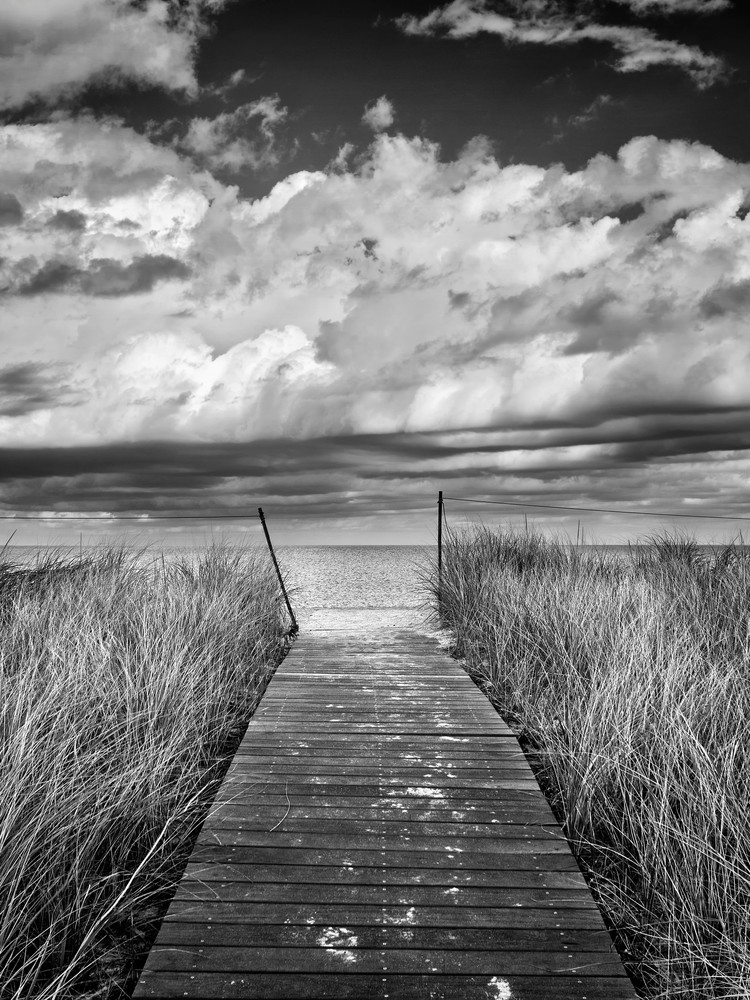
%> input picture exercises/homework3/3.1/beach.jpg, 750 x 1000 px
$ octave pca_exercise_mc_arita.m   (GNU Octave 9; MATLAB toolbox functions it lacks are replaced by stand-ins)
%> lines starting %> are read from the running program, lines starting %| are printed output that depends on the picture
clc;
clear all;
close all;
%% Import image
fig_title = {'beach.jpg'};
I_dim = 1000;
size_patch = 10;
S_dim = I_dim/size_patch;

for figure_t = 1:1:size(fig_title,1)
    I = imread(string(fig_title(figure_t)));
%> I is the input picture: size 1000x750x3 uint8; mean R, G, B 118.6, 118.6, 118.6

    % if color image convert it to greyscale
    if size(I,3)== 3
        I = rgb2gray(I);
%> I: size 1000x750 uint8
    end
    % make sure that all the pic have same size
    I = imresize(I,[I_dim I_dim]) ;
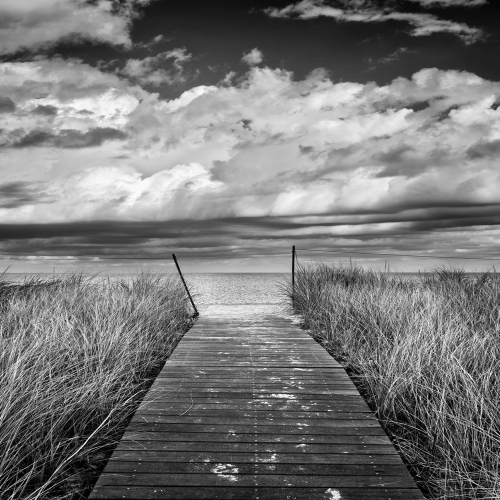
%> I: size 1000x1000 uint8 (shown at 1/2 size); min 0, max 255, mean 118.6

    % S transformed matrix,
    % each row is a 10x10 patch converted into 1x100 vector
    S = [];
    k = 1;
    for i = 1:10:size(I,1)
        for j = 1:10:size(I,2)
            S(k,:) = reshape(double(I(i:i+size_patch-1,j:j+size_patch-1)),1,100 );
            k = k+1;
        end
    end
%> after the loop, k = 10001

    % Principal Components
    [X,W,latent,tsquared, explained, mu] = pca(S);
%> latent = 100 values, max 309440.5 at index 1, min 9.51 at index 100, mean 3765.8; explained = 100 values, max 82.17 at index 1, min 0.00252 at index 100, mean 1; mu = 100 values, max 119.7 at index 33, min 117.6 at index 69, mean 118.6

    % check how many eigenvalues are needed to have 95% variance
    i = 0;
    sum_variance = 0;
    var_threshold = sum(latent)*0.95;
%> var_threshold = 357746.7
    while sum_variance <= var_threshold
       i = i+1;
       sum_variance = sum_variance + latent(i)
    end
%> this loop made 21 passes
%> sum_variance on passes 1 to 12: 309440.5, 320606.7, 326404.5, 330581.7, 333801.7, 336569, 338994.4, 341294.1, 343115.1, 344900.8, 346492, 348006.5

    %sum(latent(1:21))/sum(latent)
    %sum(explained(1:21))/sum(explained)

    % reconstruction of S, except for the scaling, in the pc-space
    n_pca = [100,i,6];
%> n_pca = [100 21 6]
    plot_n = 1;
    for c = 1: length(n_pca)
        c;
        I_pca = W(:,1:n_pca(c))*X(:,1:n_pca(c))';
        I_project = [];
        i = 1; % iterate of the I_pca matrix row

        for j = 1:size_patch:I_dim
            for k = 1:size_patch:I_dim
                I_project(j:j+size_patch-1,k:k+size_patch-1) =  reshape(I_pca(i,:), size_patch,size_patch) ;
                i = i+1;
            end
        end

        %I_project = uint8(I_project); #?
        %I_project = uint16(I_project);

        % PLOTS
        % plot original picture and PC reconstructed without scaling
        fig_idx = 1;
        plot_n = 1 +(c-1);
        figure(plot_n)
        subplot(1,2,fig_idx), imshow(I)
        title('original')

        fig_idx = fig_idx + 1;
        subplot(1,2,fig_idx), imagesc(I_project)
        title('pca scene- imagesc')

        sgtitle(['Reconstruction of Image with',num2str(n_pca(c)),' principal components'])
        imwrite(I_project,sprintf('%d.jpg',plot_n))% save a dedicated .jpg file

        %increment plot_n of one and re-set fig_idx
        plot_n =plot_n + 1 +(c-1);
        fig_idx = 1;

        %plot original and PC reconstructed with scaling
        figure(plot_n)
        subplot(1,2,fig_idx), imshow(I_project,[])
        title(['scaled ',num2str(n_pca(c)),' pca (95% variance)'])
        %sgtitle(string(fig_title(figure_t)))
        imwrite(I_project,sprintf('%d.jpg',plot_n))

        fig_idx = fig_idx + 1;
        subplot(1,2,fig_idx), imshow(I_project)
        title(['not scaled ',num2str(n_pca(c)),'pca (95% variance)'])

    end
%> this loop made 3 passes
%> plot_n on passes 1 to 3: 2, 4, 6
%> pass 1, `imwrite(I_project,sprintf('%d.jpg',plot_n))`:
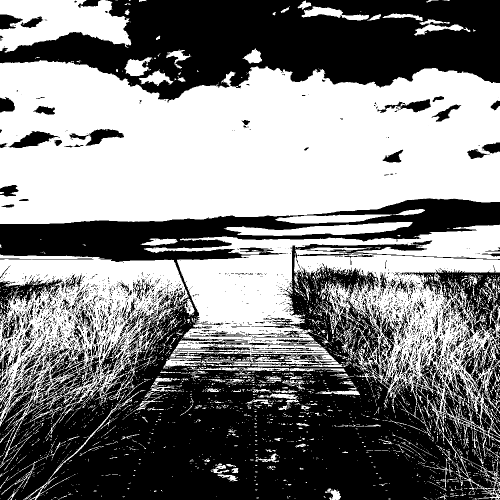
%> saved as 1.jpg: size 1000x1000 uint8 (shown at 1/2 size); min 0, max 255, mean 127.5
%> after the loop:
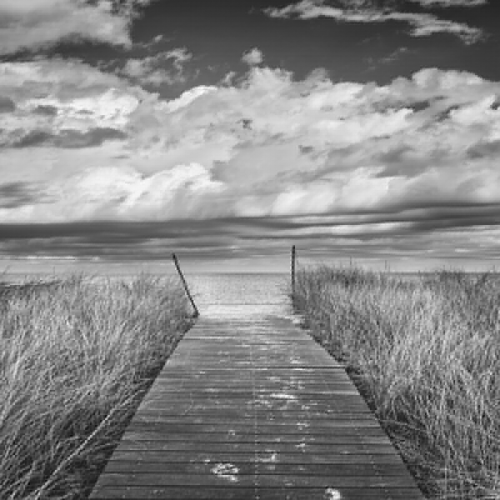
%> I_project: size 1000x1000 double (shown at 1/2 size); min -157.7, max 143.5, mean 0; drawn with min black and max white
    %I_project = uint16(I_project);
    %imwrite(I_project,'mod.jpg')
%------------------------------------------------------------------
%n = 100pc
    plot_n =plot_n + 1;
%> plot_n = 7
    figure(plot_n)

    fig_idx = 1;
    subplot(2,1,fig_idx)
    n = 100;
    x = [1:n]; y = explained(1:n);
%> after `y = explained(1:n)`: y has the same summary as explained
    ylabel('Var %')
    bar(x,y)
    title(['% Variance over',num2str(n),' principal components'])
    grid on

    fig_idx = fig_idx + 1;
    subplot(2,1,fig_idx)
    n = 100;
    x = [1:n]; y = latent(1:n);
%> after `y = latent(1:n)`: y has the same summary as latent
    ylabel('Var')
    bar(x,y)
    title(['% Variance over',num2str(n),' principal components'])
    grid on

    sgtitle(string(fig_title(figure_t)))
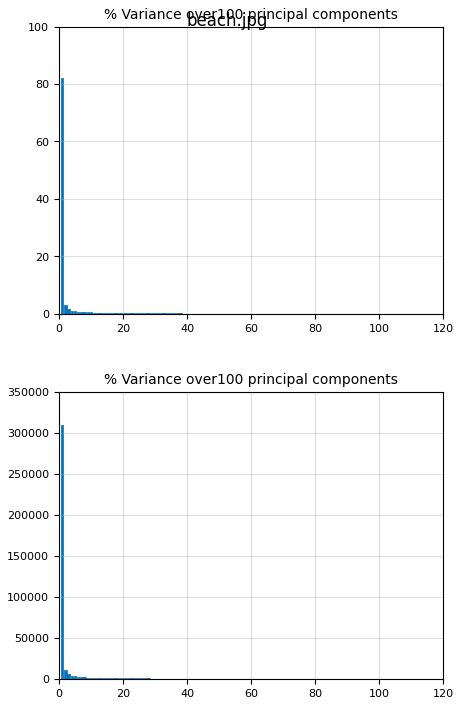
%> figure redrawn from the program's plot data, 2 panels; panel 1: tallest bar 82.17 high, from x = 0.6 to 1.4; panel 2: tallest bar 309440.5 high, from x = 0.6 to 1.4
 %--------------------------------------------------------
 % n= 21pc
    plot_n =plot_n + 1;
%> plot_n = 8
    figure(plot_n)
    fig_idx = 1;
    subplot(2,1,fig_idx)
    n = 21;
    x = [1:n]; y = explained(1:n);
%> after `y = explained(1:n)`: y = 21 values, max 82.17 at index 1, min 0.224 at index 21, mean 4.53
    bar(x,y)
    title(['Variance over ',num2str(n),' principal components'])
    ylabel('Var %')
    for i1=1:numel(y)
        text(x(i1),y(i1),num2str(y(i1),'%0.2f'),...
               'HorizontalAlignment','center',...
               'VerticalAlignment','bottom')
    end
%> this loop made 21 passes
    grid on


    fig_idx = fig_idx + 1;
    subplot(2,1,fig_idx)
    a = cumsum(latent)/sum(latent);
%> a = 100 values from 0.822 to 1
    b = cumsum(explained);
%> b = 100 values from 82.17 to 100
    x = [1:21]; y = b(1:21);
%> after `y = b(1:21)`: y = 21 values from 82.17 to 95.09
    bar(x,y)
    title(['Cumulative variance over ',num2str(n),' principal components'])
    xlabel('First 21 PCs')
    ylabel('Var %')
    for i1=1:numel(y)
    text(x(i1),y(i1),num2str(y(i1),'%0.2f'),...
               'HorizontalAlignment','center',...
               'VerticalAlignment','bottom')
    end
    sgtitle(string(fig_title(figure_t)))
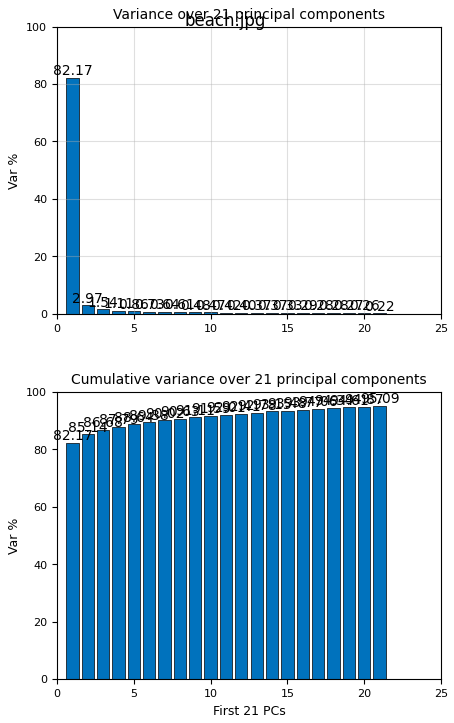
%> figure redrawn from the program's plot data, 2 panels; panel 1: tallest bar 82.17 high, from x = 0.6 to 1.4; panel 2: tallest bar 95.09 high, from x = 20.6 to 21.4
%-----------------------------------------------------------------
%n =6pc
    plot_n =plot_n + 1;
%> plot_n = 9
    figure(plot_n)
    fig_idx = 1;
    subplot(2,1,fig_idx)
    n = 6;
    x = [1:n]; y = explained(1:n);
%> after `y = explained(1:n)`: y = [82.17; 2.97; 1.54; 1.11; 0.855; 0.735]
    bar(x,y)

    title(['Variance over ',num2str(n),' principal components'])
    ylabel('Var %')
    name = {'pc1';'pc2';'pc3';'pc4';'pc5';'pc6'};
    set(gca,'xticklabel',name)
    for i1=1:numel(y)
        text(x(i1),y(i1),num2str(y(i1),'%0.2f'),...
               'HorizontalAlignment','center',...
               'VerticalAlignment','bottom')
    end
%> this loop made 6 passes
    grid on

    fig_idx = fig_idx + 1;
    subplot(2,1,fig_idx)
    a = cumsum(latent)/sum(latent);
    b = cumsum(explained);
    x = [1:n]; y = b(1:n);
%> after `y = b(1:n)`: y = [82.17; 85.14; 86.68; 87.79; 88.64; 89.38]
    bar(x,y)
    title(['Cumulative variance over ',num2str(n),' principal components'])
    ylabel('Var %')
    name = {'pc1';'pc2';'pc3';'pc4';'pc5';'pc6'};
    set(gca,'xticklabel',name)
    sgtitle(string(fig_title(figure_t)))
    for i1=1:numel(y)
    text(x(i1),y(i1),num2str(y(i1),'%0.2f'),...
               'HorizontalAlignment','center',...
               'VerticalAlignment','bottom')
    end
    grid on
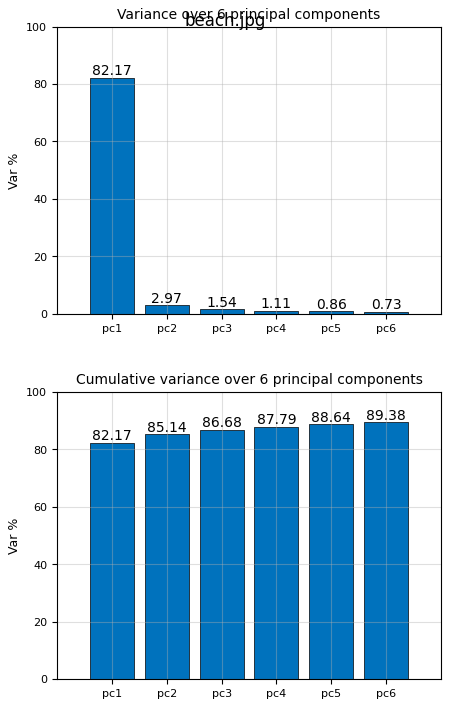
%> figure redrawn from the program's plot data, 2 panels; panel 1: tallest bar 82.17 high, from x = 0.6 to 1.4; panel 2: tallest bar 89.38 high, from x = 5.6 to 6.4
 %--------------------------------------------------------

    cov_s = round(cov(S ));
    cov_W = round(cov(W ));
    plot_n = plot_n+1;
%> plot_n = 10
    figure(plot_n)
    subplot(1,2,1),plot(S(:,1), S(:,2),'.')
    title(splitlines(['Original data covariance',newline,'Var_1=',num2str(cov_s(1,1)),'; Var_2=',num2str(cov_s(2,2)),'; Cov=',num2str(cov_s(1,2))]  ) )
    grid on
    axis equal
    subplot(1,2,2),plot(W(:,1), W(:,2),'.')
    xlabel('PCA 1'),ylabel('PCA 2')
    title(splitlines(['The score',newline,'Var_1=',num2str(cov_W(1,1)),'; Var_2=',num2str(cov_W(2,2)),'; Cov=',num2str(cov_W(1,2))]  ) )
    grid on
    axis equal
    sgtitle(string(fig_title(figure_t)))
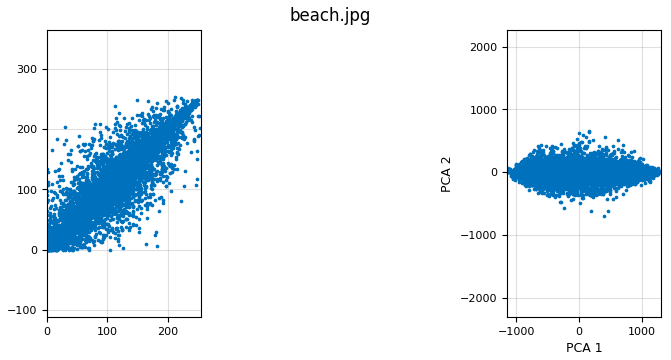
%> figure redrawn from the program's plot data, 2 panels

    plot_n = plot_n+1;
%> plot_n = 11

%%--------------------------------------------------------
    % [15 lines of commented-out code are left out]

end

%%
%close all
